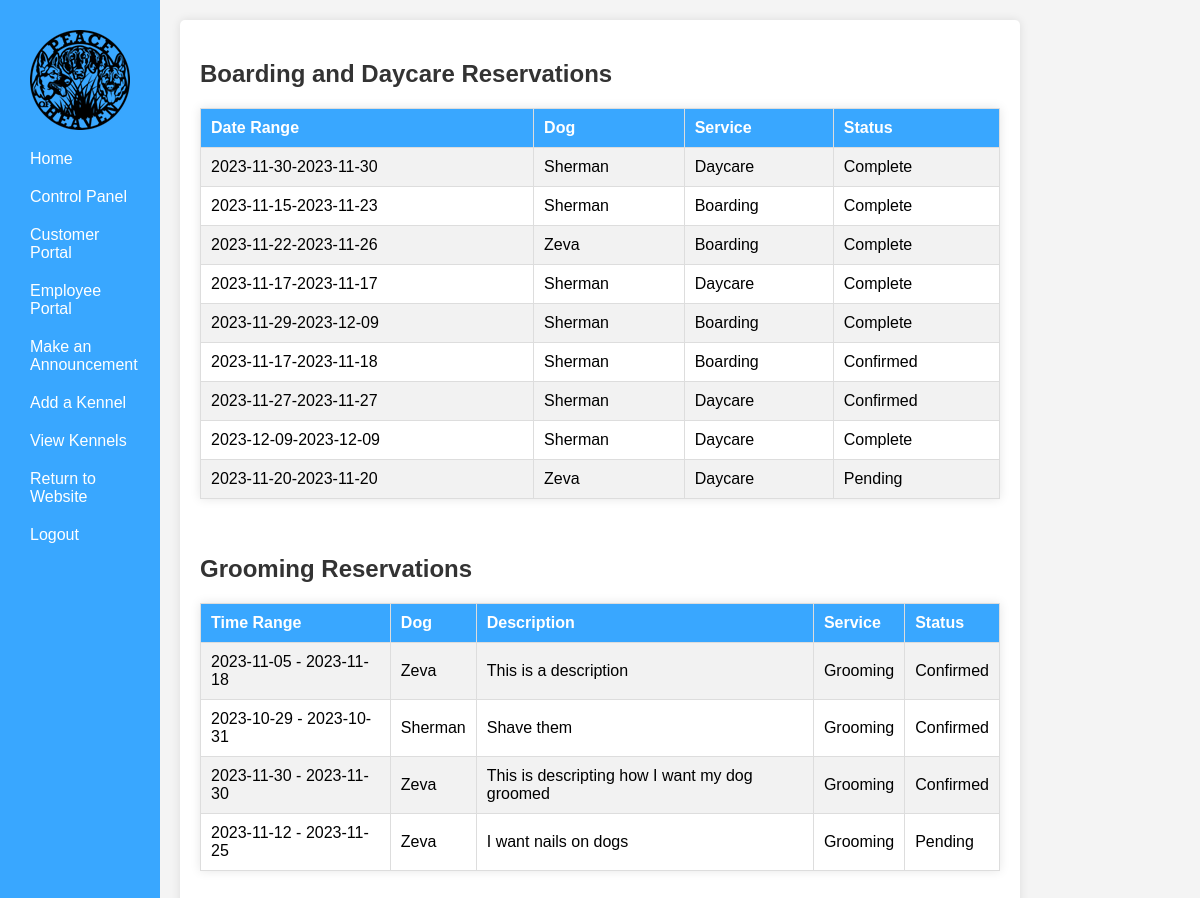
The app's page /php/AdminPortal/ReservationHistory.php (signed in), older data.
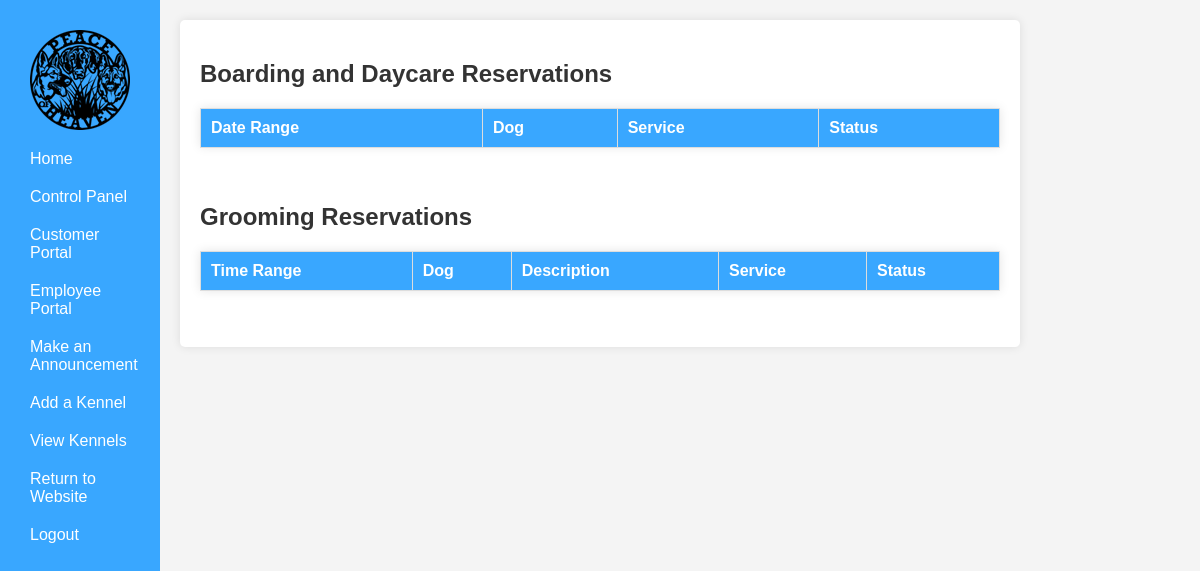
The same page, newer data.
### tables this page shows
CREATE TABLE `reservation` (
  `Res_ID` int(11) NOT NULL,
  `ResStartTime` date NOT NULL,
  `ResEndTime` date NOT NULL,
  `EmerContact` varchar(255) NOT NULL,
  `EmerPhone` varchar(12) NOT NULL,
  `isCheckedIn` tinyint(1) NOT NULL,
  `ServiceType` text NOT NULL,
  `isApproved` tinyint(1) NOT NULL,
  `ResDesc` varchar(500) NOT NULL,
  `isFinished` tinyint(1) NOT NULL,
  `CustID` int(11) NOT NULL,
  `DogID` int(11) NOT NULL,
  `KennelID` int(11) NOT NULL
);

CREATE TABLE `dog` (
  `DogID` int(11) NOT NULL,
  `DogName` varchar(30) NOT NULL,
  `Breed` varchar(30) NOT NULL,
  `DogDOB` date NOT NULL,
  `Sex` char(1) NOT NULL,
  `isFixed` tinyint(1) NOT NULL,
  `Weight` int(3) NOT NULL,
  `Color` varchar(16) NOT NULL,
  `HasForms` tinyint(1) NOT NULL DEFAULT 0,
  `DogOtherInfo` varchar(500) NOT NULL,
  `CustID` int(11) NOT NULL
);

CREATE TABLE `grooming_reservation` (
  `GroomResID` int(11) NOT NULL,
  `ResStartDate` date NOT NULL,
  `ResEndDate` date NOT NULL,
  `EmerContact` varchar(255) NOT NULL,
  `EmerPhone` varchar(12) NOT NULL,
  `isApproved` tinyint(1) NOT NULL DEFAULT 0,
  `GroomingDesc` varchar(500) NOT NULL,
  `isFinished` tinyint(1) NOT NULL DEFAULT 0,
  `CustID` int(11) NOT NULL,
  `DogID` int(11) NOT NULL
);

### php/UserHandling/classes/Config.php (called while the page is built)
<?php
class Config {
    public static function get($path = null) {
        if($path) {
            $config = $GLOBALS['config'];
            $path = explode('/',$path);
            foreach($path as $bit ) {
                if(isset($config[$bit])) {
                    $config = $config[$bit];
                } else {
                    return false;
                }
            }
            return $config;
        }
        return false;
    }
}

### php/UserHandling/classes/DB.php (called while the page is built, shortened)
<?php
class DB {
    private static $_instance = null;
    private $_pdo,
            $_query,
            $_lastQuery,
            $_error = false,
            $_results,
            $_count = 0;
    private function __construct() {
        try {
            $this->_pdo = new PDO('mysql:host=' . Config::get('mysql/host') . ';dbname=' . Config::get('mysql/db'),Config::get('mysql/username'), Config::get('mysql/password'));
        } catch (PDOException $e) {
            die($e->getMessage());
        }
    }
    public static function getInstance() {
        if(!isset(self::$_instance)) {
            self::$_instance = new DB();
        }
        return self::$_instance;
    }
    public function query($sql, $params = array()) {
        $this->_error = false;
        if($this->_query = $this->_pdo->prepare($sql)) {
            $x=1;
            if(count($params)) {
                foreach($params as $param) {
                    $this->_query->bindValue($x, $param);
                    $x++;
                }
            }
            if($this->_query->execute()) {
                $this->_results = $this->_query->fetchAll(PDO::FETCH_OBJ);
                $this->_count = $this->_query->rowCount();
            } else {
                $this->_error = true;
            }
        }
        return $this;
    }
    public function get($table, $where) {
        return $this->action('SELECT *', $table, $where);
    }
    public function results() {
        return $this->_results;
    }
    public function first() {
        return $this->results()[0];
    }
    private function action ($action, $table, $where = array()) {
        if(count($where) === 3) {
            $operators = array('=','>','<','<=','>=');
            $field      = $where[0];
            $operator   = $where[1];
            $value      = $where[2];
            if (in_array($operator, $operators)) {
                $sql = "{$action} FROM {$table} WHERE {$field} {$operator} ?";
                if(!$this->query($sql,array($value))->error()) {
                    return $this;
                }
            }
        }
        return false;
    }
    public function count() {
        return $this->_count;
    }
    public function error() {
        return $this->_error;
    }
    public function selectWhere($table, $conditions = array()) {
        if (count($conditions) > 0) {
            $where = '';
            $x = 1;
            foreach ($conditions as $field => $value) {
                $where .= "{$field} = ?";
            }
            $sql = "SELECT * FROM {$table} WHERE {$where}";
            if (!$this->query($sql, array_values($conditions))->error()) {
                return $this;
            }
        }
        return false;
    }
}

### php/UserHandling/classes/User.php (called while the page is built, shortened)
<?php
class User {
    private $_db,
            $_data,
            $_sessionName,
            $_cookieName,
            $_isLoggedIn;
    public function __construct($user = null) {
        $this->_db = DB::getInstance();
        $this->_sessionName = Config::get('session/session_name');
        if(!$user) {
            if(Session::exists($this->_sessionName)) {
                $user = Session::get($this->_sessionName);
                if($this->find($user)) {
                    $this->_isLoggedIn = true;
                } else {
                }
            }
        } else {
            $this->find($user);
        }
    }
    public function find($user = null) {
        if($user) {
            $field = (is_numeric($user)) ? 'id' : 'username';
            $data = $this->_db->get('users', array($field, '=', $user));
            if($data->count() > 0) {
                $this->_data = $data->first();
                return true;
            }
        }
        return false;
    }
    public function data() {
        return $this->_data;
    }
    public function isLoggedIn() {
        return $this->_isLoggedIn;
    }
}

### php/UserHandling/classes/Session.php (called while the page is built, shortened)
<?php
class Session {
    public static function exists($name) {
        return (isset($_SESSION[$name])) ? true : false;
    }
    public static function get($name) {
        return $_SESSION[$name];
    }
}

### php/UserHandling/classes/Reservation.php (called while the page is built, shortened)
<?php
class Reservation {
    private $_db,
            $_reservationData;
    public function __construct($service, array $dogs) {
        $this->_db = DB::getInstance();
    }
    public function getReservationData()
    {
        return $this->_reservationData;
    }
    public function getAllReservations()
    {
        $data = $this->_db->get('reservation', array(1, '=', 1));
        if($data->count() > 0) {
            $this->_reservationData = $data->results();
            return true;
        }
        return false;
    }
}

### php/UserHandling/classes/Dog.php (called while the page is built, shortened)
<?php
class Dog {
    private $_db,
            $_dogData,
            $_sessionName;
    public function __construct() {
        $this->_db = DB::getInstance();
    }
    public function findDogInfoWithDogID($dog = null){
        if($dog){
            $fields = 'DogID';
            $data = $this->_db->get('dog', array($fields, '=', $dog));
            if($data->count() > 0) {
                $this->_dogData = $data->first();
                return true;
            }
        }else{
            return false;
        }
    }
    public function data(){
        return $this->_dogData;
    }
}

### php/UserHandling/classes/GroomingReservation.php (called while the page is built, shortened)
<?php
class GroomingReservation {
    private $_db,
            $_groomingReservationData,
            $_sessionName,
            $_cookieName;
    public function __construct($service, array $dogs) {
        $this->_db = DB::getInstance();
    }
    public function getReservationData()
    {
        return $this->_groomingReservationData;
    }
        public function getAllGroomingReservations(){
            $whereConditions = array(
                1 => 1
            );
            $data = $this->_db->selectWhere('grooming_reservation', $whereConditions);
            if ($data->count() > 0) {
                $this->_groomingReservationData = $data->results();
                return true;
            } else {
                return false;
            }
        }
}

### php/AdminPortal/ReservationHistory.php (the view, shortened to what the changed rows need)
<?php
    $user = new User();
    if($user->isLoggedIn()) {
    if($user->data()->group == 3) {
        include("../AdminPortal/AdminNavBar.php");
    }
?>
<!DOCTYPE html>
<html>
<head>
        <link rel="stylesheet" href="/PeaceOfHeavenWebPage/css/MyReservations.css">
</head>
<body>
    <div class = 'content'>
  <h2>Boarding and Daycare Reservations</h2>
  <table>
    <thead>
      <tr>
        <th>Date Range</th>
        <th>Dog</th>
        <th>Service</th>
        <th>Status</th>
      </tr>
    </thead>
    <tbody>
      <tr>
      <?php
                $reservation = new Reservation('service', array());
                $dog = new Dog();
                $reservation->getAllReservations();
                $allReservations = $reservation->getReservationData();
                if(!empty($allReservations)){
                    foreach ($allReservations as $reservation){
                        echo '<tr>';
                        echo '<td>' . $reservation->ResStartTime . '-'.$reservation->ResEndTime.'</td>';
                        $dog->findDogInfoWithDogID($reservation->DogID);
                        $dogName = $dog->data()->DogName;
                        echo '<td>'.$dogName.'</td>';
                        echo '<td>' . $reservation->ServiceType .'</td>';
                        if($reservation->isApproved == 1 && $reservation->isFinished == 0){
                          echo '<td>Confirmed</td>';
                        }else if($reservation->isApproved == 1 && $reservation->isFinished == 1){
                          echo '<td>Complete</td>';
                        }
                        else if ($reservation->isApproved == 0){
                          echo '<td>Pending</td>';
                        }
                        echo '</tr>';
                    }
                }  ?>
      </tr>
    </tbody>
  </table>
  <br><br>
 <h2>Grooming Reservations</h2>
  <table>
    <thead>
      <tr>
        <th>Time Range</th>
        <th>Dog</th>
        <th>Description</th>
        <th>Service</th>
        <th>Status</th>
      </tr>
    </thead>
    <tbody>
      <tr>
        <?php
        $groomingReservation = new GroomingReservation('Grooming', array());
        $dog = new Dog();
        $groomingReservation->getAllGroomingReservations();
        $allGroomingData = $groomingReservation->getReservationData();
            if(!empty($allGroomingData)){
                foreach ($allGroomingData as $reservationGrooming){
                    echo '<tr>';
                    echo '<td>'. $reservationGrooming->ResStartDate . ' - ' .  $reservationGrooming->ResEndDate.'</td>';
                    $dog->findDogInfoWithDogID($reservationGrooming->DogID);
                    $dogName = $dog->data()->DogName;
                    echo '<td>'. $dogName . '</td>';
                    echo '<td>'. $reservationGrooming->GroomingDesc. '</td>';
                    echo '<td>Grooming</td>';
                    if($reservationGrooming->isApproved == 1 && $reservationGrooming->isFinished == 0){
                      echo '<td>Confirmed</td>';
                    }else if($reservationGrooming->isApproved == 1 && $reservationGrooming->isFinished == 1){
                      echo '<td>Complete</td>';
                    }
                    else if ($reservationGrooming->isApproved == 0){
                      echo '<td>Pending</td>';
                    }
                    echo '</tr>';
             }
            } ?>
      </tr>
    </tbody>
  </table>
  <br><br>
</div>
</body>
</html>
<?php
}else{Redirect::to('../UserHandling/login.php');} ?>

Row changes from the older to the newer data that the page shows:
removed reservation: ResStartTime "2023-11-30", ResEndTime "2023-11-30", DogID.DogName "Sherman", ServiceType "Daycare", isApproved "Complete"
removed reservation: ResStartTime "2023-11-15", ResEndTime "2023-11-23", DogID.DogName "Sherman", ServiceType "Boarding", isApproved "Complete"
removed reservation: ResStartTime "2023-11-22", ResEndTime "2023-11-26", DogID.DogName "Zeva", ServiceType "Boarding", isApproved "Complete"
removed reservation: ResStartTime "2023-11-17", ResEndTime "2023-11-17", DogID.DogName "Sherman", ServiceType "Daycare", isApproved "Complete"
removed reservation: ResStartTime "2023-11-29", ResEndTime "2023-12-09", DogID.DogName "Sherman", ServiceType "Boarding", isApproved "Complete"
removed reservation: ResStartTime "2023-11-17", ResEndTime "2023-11-18", DogID.DogName "Sherman", ServiceType "Boarding", isApproved "Confirmed"
removed reservation: ResStartTime "2023-11-27", ResEndTime "2023-11-27", DogID.DogName "Sherman", ServiceType "Daycare", isApproved "Confirmed"
removed reservation: ResStartTime "2023-12-09", ResEndTime "2023-12-09", DogID.DogName "Sherman", ServiceType "Daycare", isApproved "Complete"
removed reservation: ResStartTime "2023-11-20", ResEndTime "2023-11-20", DogID.DogName "Zeva", ServiceType "Daycare", isApproved "Pending"
removed grooming_reservation: ResStartDate "2023-11-05", ResEndDate "2023-11-18", DogID.DogName "Zeva", GroomingDesc "This is a description", isApproved "Confirmed"
removed grooming_reservation: ResStartDate "2023-10-29", ResEndDate "2023-10-31", DogID.DogName "Sherman", GroomingDesc "Shave them", isApproved "Confirmed"
removed grooming_reservation: ResStartDate "2023-11-30", ResEndDate "2023-11-30", DogID.DogName "Zeva", GroomingDesc "This is descripting how I want my dog groomed", isApproved "Confirmed"
removed grooming_reservation: ResStartDate "2023-11-12", ResEndDate "2023-11-25", DogID.DogName "Zeva", GroomingDesc "I want nails on dogs", isApproved "Pending"
